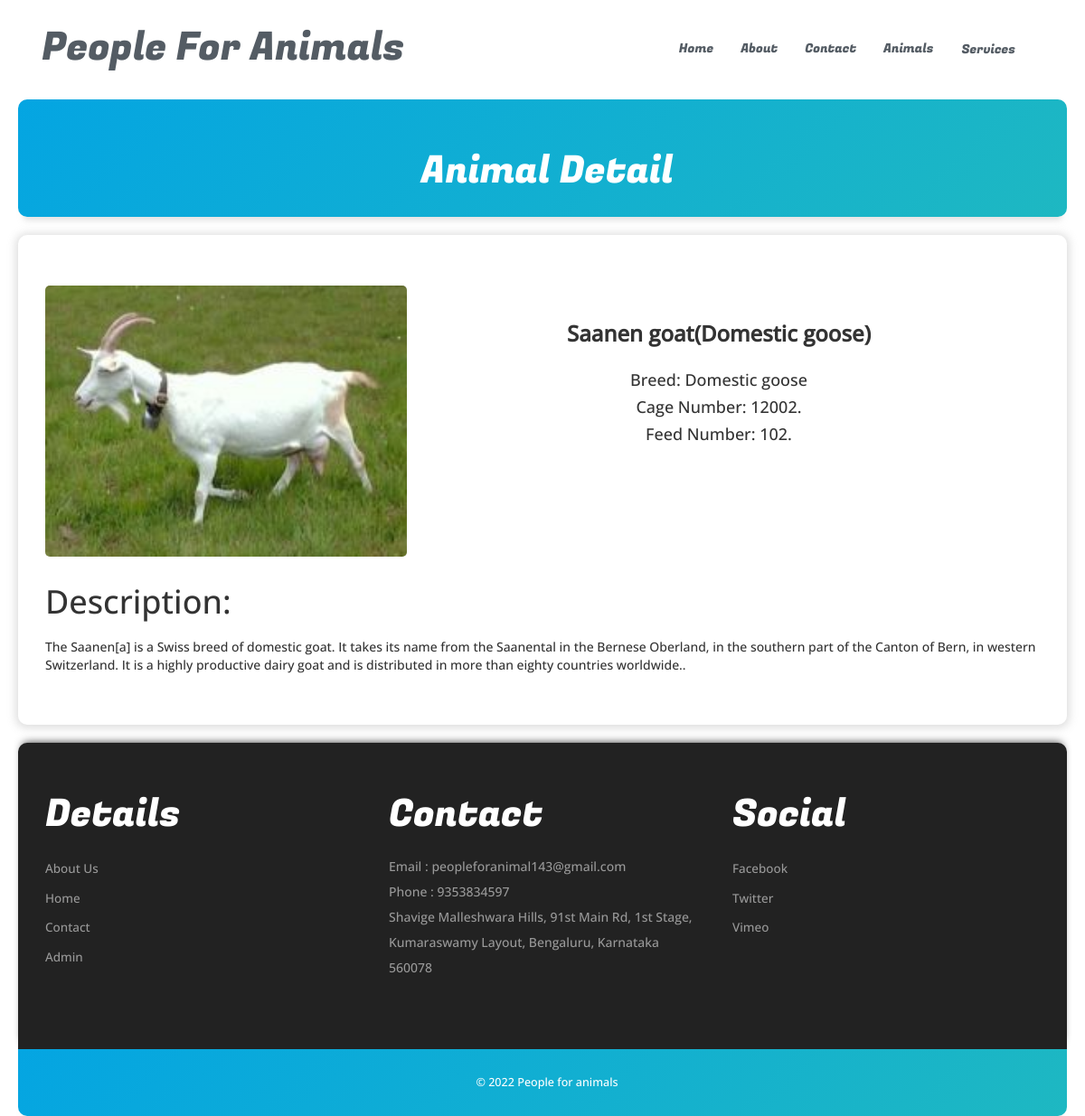
/animal-detail.php?anid=11, run on the app's committed database.
### tables this page shows
CREATE TABLE `tblanimal` (
  `ID` int(10) NOT NULL,
  `AnimalName` varchar(200) DEFAULT NULL,
  `CageNumber` int(10) DEFAULT NULL,
  `FeedNumber` varchar(200) DEFAULT NULL,
  `Breed` varchar(200) DEFAULT NULL,
  `AnimalImage` varchar(200) DEFAULT NULL,
  `Description` mediumtext DEFAULT NULL,
  `CreationDate` timestamp NOT NULL DEFAULT current_timestamp() ON UPDATE current_timestamp()
);

CREATE TABLE `tblpage` (
  `ID` int(10) NOT NULL,
  `PageType` varchar(200) DEFAULT NULL,
  `PageTitle` varchar(200) DEFAULT NULL,
  `PageDescription` mediumtext DEFAULT NULL,
  `Email` varchar(200) DEFAULT NULL,
  `MobileNumber` bigint(10) DEFAULT NULL,
  `UpdationDate` timestamp NULL DEFAULT NULL ON UPDATE current_timestamp()
);

### animal-detail.php (the view, shortened to what this page needs)
<?php
include('includes/dbconnection.php');
?>
<!DOCTYPE HTML>
<html>
<head>
<link href="css/bootstrap.css" rel="stylesheet" type="text/css" media="all">
<link href="css/style.css" rel="stylesheet" type="text/css" media="all" />
<link rel="stylesheet" type="text/css" href="css/jquery.lightbox.css">
</head>
<body>
<?php include_once('includes/header.php');?>
		<div class="banner-header">
			<div class="container">
				<h2>Animal Detail</h2>
			</div>
			</div>
	<div class="content">
			<div class="gallery-section">
					<div class="container">
				<div class="col-md-4 ">
						<?php
						$anid=$_GET['anid'];
 $query=mysqli_query($con,"select * from tblanimal where ID='$anid'");
 while ($row=mysqli_fetch_array($query)) {
 ?>
					<img src="admin/images/<?php echo $row['AnimalImage'];?>" id="animal-det-img" alt=" "  width="400" height="300" style="border-radius:5px ;">
	</div>
<div class="col-md-auto number-detail" style="padding-top:3rem; padding-left: 8rem;">
	<h3 style="padding-top: 10px;
						 font-weight: bold;
						 text-anchor: "><?php echo $row['AnimalName'];?>(<?php echo $row['Breed'];?>)</h3><br>
	<h4 style="padding-top: 0px">Breed: <?php echo $row['Breed'];?></p>
		<h4 style="padding-top: 10px">Cage Number: <?php echo $row['CageNumber'];?>.</h4>
<h4 style="padding-top: 10px">Feed Number: <?php echo $row['FeedNumber'];?>.</h4>
</div>
<div class="col-md-12">
	<h1 style="padding-top: 3rem;
	           text-align: left;">Description:</h1><br>
	<p style="text-align:left;"><?php echo $row['Description'];?>.</p>
</div>
					<?php }?>
				<div class="clearfix"> </div>
		</div>
	</div>
		<?php include_once('includes/special.php');?>
			</div>
		<?php include_once('includes/footer.php');?>
</body>
</html>

### includes/special.php
<div class="specials-section">
					<div class="container">
						<div class="specials-grids">
							<div class="col-md-4 specials1">
								<h3> details</h3>
								<ul>
									<li><a href="about.php">About Us</a></li>
									<li><a href="index.php">Home</a></li>
									<li><a href="contact.php">Contact</a></li>
									<li><a href="admin/index.php">Admin</a></li>
								</ul>
							</div>
							<div class="col-md-4 specials1">
								<h3>contact</h3>
								<?php
 $query=mysqli_query($con,"select * from  tblpage where PageType='contactus'");
 while ($row=mysqli_fetch_array($query)) {
 ?>
								<address>
									<p>Email : <?php  echo $row['Email'];?></p>
								 <p>Phone : <?php  echo $row['MobileNumber'];?></p>
								 <p><?php  echo $row['PageDescription'];?></p>
								</address><?php } ?>
							</div>
							<div class="col-md-4 specials1">
								<h3>social</h3>
								<ul>
									<li><a href="https://www.facebook.com/">facebook</a></li>
									<li><a href="https://www.twitter.com/">twitter</a></li>
									<li><a href="https://vimeo.com/">vimeo</a></li>
								</ul>
							</div>
							<div class="clearfix"></div>
						</div>
					</div>
				</div>

### css/style.css (style rules this page uses)
.number-detail { font-size: 2rem; }
body a { transition:0.5s all; -webkit-transition:0.5s all; -moz-transition:0.5s all; -o-transition:0.5s all; -ms-transition:0.5s all; }
h1,h2,h3,h4,h5,h6 { padding:0 0; margin:0 0; }
p { padding:0 0; margin:0 0; }
ul { padding:0 0; margin:0 0; }
body { padding:0 0; margin:0 0; font-family: 'OpenSans-Regular'; }
.specials-section { padding: 4em 0; background: #222; margin: 0px 20px; border-radius: 10px 10px 0 0; box-shadow: 0 -5px 10px -5px #333; }
.specials-section h3 { font-size: 3em; text-transform: capitalize; font-family: 'FugazOne-Regular'; color: #fff; margin-bottom: 0.5em; }
.specials1 p { font-size: 1em; line-height: 2em; color: #999; }
.specials1 ul li { list-style-type: none; padding: 0.3em 0; }
.specials1 ul li a { font-size: 0.965em; text-decoration: none; line-height: 1.8em; color: #999; list-style: none; text-transform: capitalize; }
.banner-header { background:linear-gradient(-45deg, rgba(2,0,36,1) 0%, rgba(108,241,97,1) 0%, rgba(4,165,226,1) 100%); box-shadow: 0 10px 6px -6px rgba(199, 199, 199, 0.5); background-size: 400% 400%; min-height: 140px; text-align:center; padding: 4em 0 0; margin: 0px 20px; border-radius: 10px; animation: gradient 15s ease infinite; }
.banner-header h2 { font-size: 3em; text-transform: capitalize; font-family: 'FugazOne-Regular'; color: #fff; }
.gallery-section { padding:4em 0; text-align: center; box-shadow: 0 1px 10px 3px rgb(148, 148, 148,0.3); border-radius: 10px; margin: 20px; }
@media (max-width:1440px) { .banner-header { min-height: 130px; } }

### data on the page
tblanimal: AnimalImage (picture), AnimalName "Saanen goat", Breed "Domestic goose", CageNumber "12002", FeedNumber "102", Description "The Saanen[a] is a Swiss breed of domestic goat. It takes its name from the Saanental in the Bernese Oberland, in the southern part of the Canton of Bern, in western Switzerland. It is a highly productive dairy goat and is distributed in more than eighty countries worldwide."
tblpage: Email "peopleforanimal143@gmail.com", MobileNumber "9353834597", PageDescription "Shavige Malleshwara Hills, 91st Main Rd, 1st Stage, Kumaraswamy Layout, Bengaluru, Karnataka 560078"
